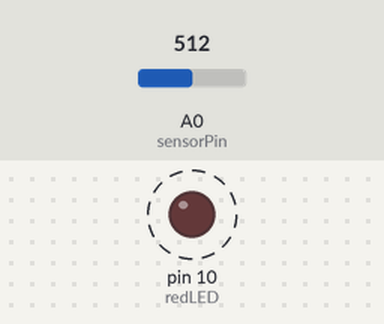
Simulated run of this sketch. Board: Arduino Uno, built with avr-gcc and run on an emulated ATmega328P. Parts: output pins drawn as LEDs (lit = HIGH). Dashed ring = blinking. Inputs (shaded band) come from the test bench; at power-on: A0 (sensorPin) = 512.

Above: at 1.8 s.
1.9 s: A0 (sensorPin) set to 0
At 2.6 s:
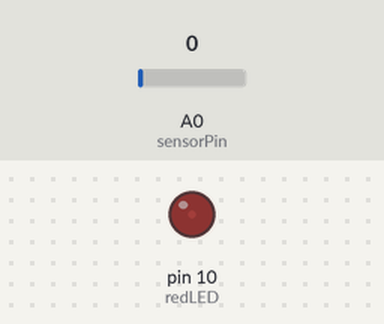
3.6 s: A0 (sensorPin) set to 122
At 3.9 s:
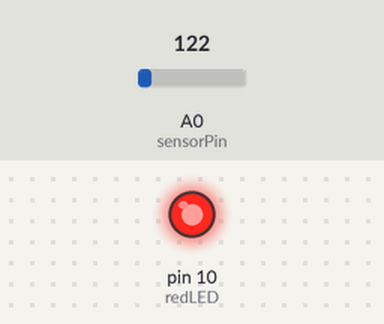
Timing chart, 0 to 13.1 s (numbered marks = the images above; inputs shaded):
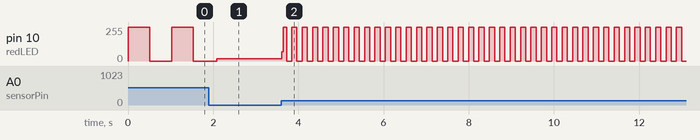

Measured:
- after the input at 3.6 s, pin 10 (redLED): 18/255 → 69/255 at once, then moves between 0/255 and 255/255, repeating every 0.24 s
- by itself, pin 10 (redLED): alternates 255/255 for 0.51 s and 0/255 for 0.51 s

The sketch:

_2_potentiometer.ino
```cpp
/*
 * This is the program header put things like the date, your name
 * And a description of what your program does here
 *
 * Michal Britt-Crane 7/5/2015
 *
 * This program reads the value from a potentiometer and blinks an LED faster or slower
 */

// Constants
const int redLED = 10;          // red LED on pin 10
const int sensorPin = A0;             // sensor attached to pin A0 (analog input #0)

// Variables
int sensorValue = 0;            // variable used to store the value coming from the sensor

void setup() {                  // start setup, this code runs once at startup
  pinMode(redLED, OUTPUT);      // set redLED as an output
}                               // end setup

void loop() {                           // start main loop
  sensorValue = analogRead(sensorPin);  // read the value of the potentiometer and store in "sensorValue" between 0 & 1023
  digitalWrite(redLED, HIGH);           // turn the LED on (HIGH is the voltage level)
  delay(sensorValue);                   // wait for sensorValue milliseconds (between 0 & 1023ms) 0-1.023secconds
  digitalWrite(redLED, LOW);            // turn the LED off by making the voltage LOW
  delay(sensorValue);                   // wait for sensorValue milliseconds
}                                       // end main loop, repeat to top
```
